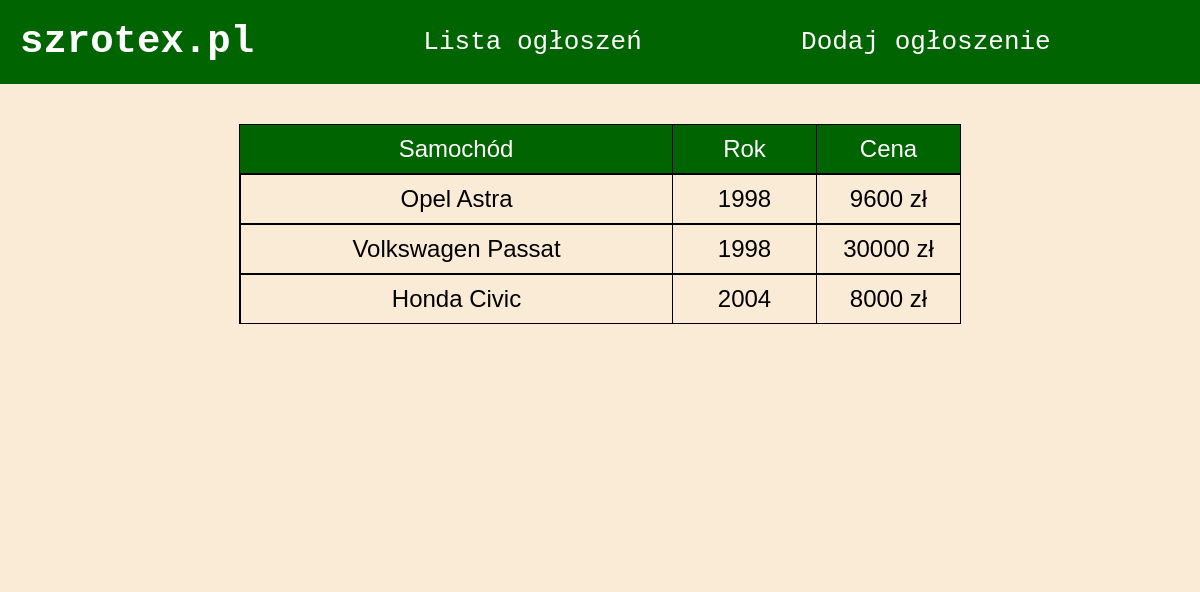
The page / on the database its author committed.
### advert_site/models.py (models this page shows)
class Advertisement(models.Model):
    id = models.AutoField(primary_key=True)
    brandName = models.CharField(max_length=32)
    modelName = models.CharField(max_length=32)
    yearOfProduction = models.CharField(max_length=8)
    mileage = models.CharField(max_length=64)
    description = models.TextField()
    price = models.CharField(max_length=32)
    phone = models.CharField(max_length=16)
    mail = models.CharField(max_length=256)

### advert_site/views.py (the view)
# urls.py: path('', views.homepage, name='homepage'),
def homepage(request):
    adverts = Advertisement.objects.all()
    return render(request, 'home.html', {
        'adverts': adverts,
    })

### templates/home.html (shortened to what this page needs)
{% extends 'base.html' %}
{% block 'siteContent' %}
<div class="listing">
    <div class="grid grid-header">
        <span>
           Samochód
        </span>
        <span class="advertYear">
            Rok
        </span>
        <span class="advertPrice">
            Cena
        </span>
    </div>
    {% for advert in adverts %}
    <div class="grid">
        <a href="{% url 'getAdvert' advert.id %}">
            <span class="advertHeader">
                {{ advert.brandName }}
                {{ advert.modelName }}
            </span>
        </a>
        <span class="advertYear">
            {{ advert.yearOfProduction }}
        </span>
        <span class="advertPrice">
            {{ advert.price }} zł
        </span>
    </div>
    {% endfor %}
</div>
{% endblock %}

### templates/base.html (shortened to what this page needs)
<!DOCTYPE html>
<head>
</head>
<body>
    <div class="mainBody">
        <div class="topbar">
            <div class="logo">
                <h1>szrotex.pl</h1>
            </div>
            <div class="navbar">
                <a href="/">Lista ogłoszeń</a>
                <a href="add.html">Dodaj ogłoszenie</a>
            </div>
        </div>
        <div class="content">
            {% block 'siteContent' %}
            {% endblock %}
        </div>
    </div>
</body>
</html>

### templates/base.html (style rules this page uses)
body { margin: 0; background-color: antiquewhite; }
.mainBody { width: 100%; }
.topbar { background-color: darkgreen; width: 100%; display: flex; flex-direction: row; min-height: 10vh; justify-content: center; align-items: center; }
.logo h1 { color: white; font-family: monospace; font-size: 3em; margin: 0; padding: 20px; }
.navbar { font-size: 2em; width: 100%; height: 100%; display: flex; justify-content: space-evenly; font-family: monospace; }
.navbar a { height: 100%; padding: 10px; text-decoration: none; color: white; }
.content { background-color: antiquewhite; width: 100%; min-height: 60vh; }

### templates/home.html (style rules this page uses)
.listing { padding-top: 5vh; font-size: 1.5em; }
.grid { margin-right: auto; margin-left: auto; width: 60%; display: grid; grid-template-columns: 60% 20% 20%; grid-template-rows: auto; border: 1px black solid; text-align: center; font-family: Verdana, Geneva, Tahoma, sans-serif; }
.grid-header { background-color: darkgreen; color: white; }
.grid-header span { padding: 10px; color: white; }
.grid a { border-left: 1px black solid; padding: 10px; text-decoration: none; color: black; }
.advertYear { border-left: 1px black solid; padding: 10px; }
.advertPrice { border-left: 1px black solid; padding: 10px; }

### rows shown on the page
Advertisement: brandName "Opel", modelName "Astra", yearOfProduction "1998", price "9600"
Advertisement: brandName "Volkswagen", modelName "Passat", yearOfProduction "1998", price "30000"
Advertisement: brandName "Honda", modelName "Civic", yearOfProduction "2004", price "8000"
